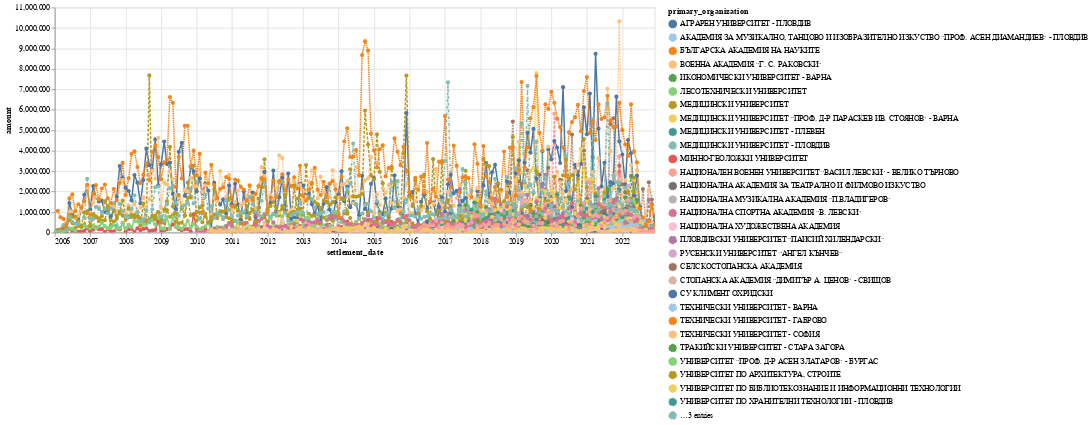

Write notebook code for a chart like this one.
### Code cell
(organizations_monthly.
 loc[lambda d:d['primary_organization'].str.contains("УНИВЕРСИТЕТ|УНСС|СУ КЛИМЕНТ ОХРИДСКИ|АКАДЕМИЯ")].
 pipe(plot_organization_timeseries))

### Figure 1 — Vega-Lite specification as saved in the notebook (floating-point values rounded to 4 significant figures; data arrays with more than 128 entries replaced by an {"elided": "..."} marker saying what was removed)
{"config": {"view": {"continuousWidth": 400, "continuousHeight": 300}, "legend": {"labelLimit": 0}}, "data": {"name": "data-6a727c1ce83782123c37e6614b7837f1"}, "mark": {"type": "line", "point": {}}, "encoding": {"color": {"field": "primary_organization", "scale": {"scheme": "tableau20"}, "type": "nominal"}, "opacity": {"condition": {"value": 1, "selection": "selector035"}, "value": 0.2}, "strokeDash": {"field": "primary_organization", "type": "nominal"}, "tooltip": [{"field": "primary_organization", "type": "nominal"}, {"field": "settlement_date", "type": "temporal"}, {"field": "amount", "type": "quantitative"}], "x": {"field": "settlement_date", "type": "temporal"}, "y": {"field": "amount", "type": "quantitative"}}, "height": 300, "selection": {"selector035": {"type": "multi", "fields": ["primary_organization"], "bind": "legend"}, "selector036": {"type": "interval", "bind": "scales", "encodings": ["x", "y"]}}, "width": 800, "$schema": "https://vega.github.io/schema/vega-lite/v4.17.0.json", "datasets": {"data-6a727c1ce83782123c37e6614b7837f1": {"elided": "3903 records"}}}
